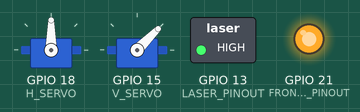
Simulated run of this program. Board: Raspberry Pi (BCM pin numbers). Parts: 2 × servo, switched loads named in the program (green lamp = pin HIGH), output pins drawn as LEDs (lit = HIGH). Servo angles are drawn from the pulse width (0.5 ms = 0°, 2.5 ms = 180°).

Above: at 0.05 s.
At 1.25 s:
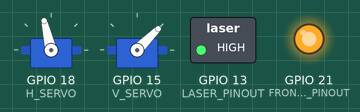
At 2.55 s:
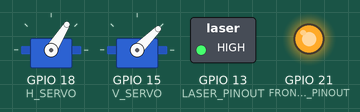
At 3.85 s:
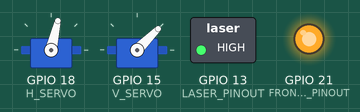
Timing chart, 0 to 5.5 s (numbered marks = the images above):
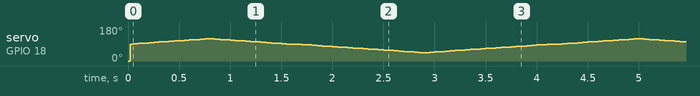

The program:

pan-tilt.py
```python
#!/usr/bin/python3
import RPi.GPIO as GPIO
import time
import numpy as np

LASER_PINOUT = 13
FRONTLIGHT_PINOUT = 21

H_SERVO = 18
V_SERVO = 15
GPIO.setmode(GPIO.BCM)
GPIO.setup(H_SERVO, GPIO.OUT)
GPIO.setup(V_SERVO, GPIO.OUT)
GPIO.setup(FRONTLIGHT_PINOUT, GPIO.OUT)


GPIO.output(FRONTLIGHT_PINOUT, GPIO.HIGH) # Turn on

h_pwm = GPIO.PWM(H_SERVO, 50) # GPIO 17 for PWM with 50Hz
v_pwm = GPIO.PWM(V_SERVO, 50) # GPIO 17 for PWM with 50Hz


GPIO.setup(LASER_PINOUT, GPIO.OUT, initial=GPIO.LOW) # Set pin 8 to be an output pin and set initial value to low (off)
h_pwm.start(2.5) # Initialization
# v_pwm.start(10) # laser points up
# v_pwm.start(7)
v_pwm.start(5)

GPIO.output(LASER_PINOUT, GPIO.HIGH) # Turn on


try:
  while True:
    for i in np.arange (7.5, 9.1, 0.1):
        h_pwm.ChangeDutyCycle(i)
        time.sleep(0.05)

    for i in np.arange (9.0, 7.4, -0.1):
        h_pwm.ChangeDutyCycle(i)
        time.sleep(0.05)

    for i in np.arange (7.5, 4.9, -0.1):
        h_pwm.ChangeDutyCycle(i)
        time.sleep(0.05)


    for i in np.arange (5.0, 7.6, 0.1):
        h_pwm.ChangeDutyCycle(i)
        time.sleep(0.05)
    # GPIO.output(LASER_PINOUT, GPIO.LOW) # Turn on
    '''
    h_pwm.ChangeDutyCycle(7.5)
    time.sleep(0.5)
    h_pwm.changedutycycle(10)
    time.sleep(0.5)
    h_pwm.ChangeDutyCycle(12.5)
    time.sleep(0.5)
    h_pwm.ChangeDutyCycle(10)
    time.sleep(0.5)
    h_pwm.ChangeDutyCycle(7.5)
    time.sleep(0.5)
    h_pwm.ChangeDutyCycle(5)
    time.sleep(0.5)
    h_pwm.ChangeDutyCycle(2.5)
    time.sleep(0.5)
    '''
except KeyboardInterrupt:
    h_pwm.ChangeDutyCycle(5)
    h_pwm.stop()
    GPIO.cleanup()
```
